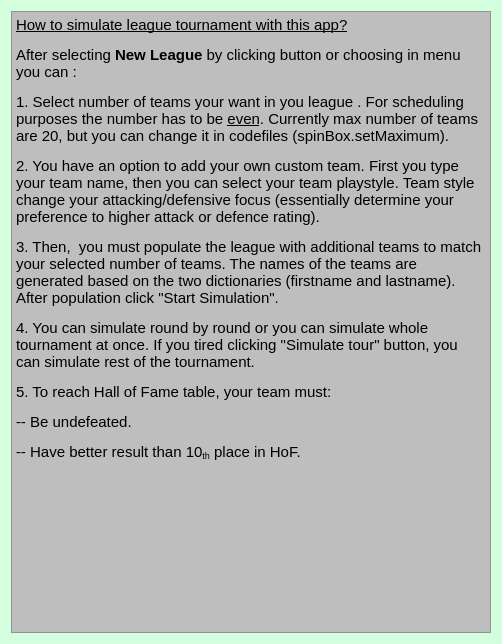
<?xml version="1.0" encoding="UTF-8"?>
<ui version="4.0">
 <class>Dialog</class>
 <widget class="QDialog" name="Dialog">
  <property name="geometry">
   <rect>
    <x>0</x>
    <y>0</y>
    <width>498</width>
    <height>644</height>
   </rect>
  </property>
  <property name="windowTitle">
   <string>Tutorial</string>
  </property>
  <property name="windowIcon">
   <iconset>
    <normaloff>assets/images/ball.ico</normaloff>assets/images/ball.ico</iconset>
  </property>
  <property name="styleSheet">
   <string notr="true">QDialog{
background-color:rgb(211, 255, 222);
}</string>
  </property>
  <layout class="QVBoxLayout" name="verticalLayout">
   <item>
    <widget class="QTextEdit" name="textEdit">
     <property name="minimumSize">
      <size>
       <width>480</width>
       <height>550</height>
      </size>
     </property>
     <property name="maximumSize">
      <size>
       <width>480</width>
       <height>640</height>
      </size>
     </property>
     <property name="styleSheet">
      <string notr="true">QTextEdit{
background-color:rgb(190, 190, 190);
}</string>
     </property>
     <property name="html">
      <string>&lt;!DOCTYPE HTML PUBLIC &quot;-//W3C//DTD HTML 4.0//EN&quot; &quot;http://www.w3.org/TR/REC-html40/strict.dtd&quot;&gt;
&lt;html&gt;&lt;head&gt;&lt;meta name=&quot;qrichtext&quot; content=&quot;1&quot; /&gt;&lt;meta charset=&quot;utf-8&quot; /&gt;&lt;style type=&quot;text/css&quot;&gt;
p, li { white-space: pre-wrap; }
hr { height: 1px; border-width: 0; }
li.unchecked::marker { content: &quot;\2610&quot;; }
li.checked::marker { content: &quot;\2612&quot;; }
&lt;/style&gt;&lt;/head&gt;&lt;body style=&quot; font-family:'Segoe UI'; font-size:9pt; font-weight:400; font-style:normal;&quot;&gt;
&lt;p style=&quot; margin-top:12px; margin-bottom:12px; margin-left:0px; margin-right:0px; -qt-block-indent:0; text-indent:0px;&quot;&gt;&lt;span style=&quot; font-size:11pt; text-decoration: underline;&quot;&gt;How to simulate league tournament with this app?&lt;/span&gt;&lt;/p&gt;
&lt;p style=&quot; margin-top:12px; margin-bottom:12px; margin-left:0px; margin-right:0px; -qt-block-indent:0; text-indent:0px;&quot;&gt;&lt;span style=&quot; font-size:11pt;&quot;&gt;After selecting &lt;/span&gt;&lt;span style=&quot; font-size:11pt; font-weight:700;&quot;&gt;New League &lt;/span&gt;&lt;span style=&quot; font-size:11pt;&quot;&gt;by clicking button or choosing in menu you can :&lt;/span&gt;&lt;/p&gt;
&lt;p style=&quot; margin-top:12px; margin-bottom:12px; margin-left:0px; margin-right:0px; -qt-block-indent:0; text-indent:0px;&quot;&gt;&lt;span style=&quot; font-size:11pt;&quot;&gt;1. Select number of teams your want in you league . For scheduling purposes the number has to be &lt;/span&gt;&lt;span style=&quot; font-size:11pt; text-decoration: underline;&quot;&gt;even&lt;/span&gt;&lt;span style=&quot; font-size:11pt;&quot;&gt;. Currently max number of teams are 20, but you can change it in codefiles (spinBox.setMaximum).&lt;/span&gt;&lt;/p&gt;
&lt;p style=&quot; margin-top:12px; margin-bottom:12px; margin-left:0px; margin-right:0px; -qt-block-indent:0; text-indent:0px;&quot;&gt;&lt;span style=&quot; font-size:11pt;&quot;&gt;2. You have an option to add your own custom team. First you type your team name, then you can select your team playstyle. Team style change your attacking/defensive focus (essentially determine your preference to higher attack or defence rating).&lt;/span&gt;&lt;/p&gt;
&lt;p style=&quot; margin-top:12px; margin-bottom:12px; margin-left:0px; margin-right:0px; -qt-block-indent:0; text-indent:0px;&quot;&gt;&lt;span style=&quot; font-size:11pt;&quot;&gt;3. Then,  you must populate the league with additional teams to match your selected number of teams. The names of the teams are generated based on the two dictionaries (firstname and lastname). After population click &amp;quot;Start Simulation&amp;quot;.&lt;/span&gt;&lt;/p&gt;
&lt;p style=&quot; margin-top:12px; margin-bottom:12px; margin-left:0px; margin-right:0px; -qt-block-indent:0; text-indent:0px;&quot;&gt;&lt;span style=&quot; font-size:11pt;&quot;&gt;4. You can simulate round by round or you can simulate whole tournament at once. If you tired clicking &amp;quot;Simulate tour&amp;quot; button, you can simulate rest of the tournament.&lt;/span&gt;&lt;/p&gt;
&lt;p style=&quot; margin-top:12px; margin-bottom:12px; margin-left:0px; margin-right:0px; -qt-block-indent:0; text-indent:0px;&quot;&gt;&lt;span style=&quot; font-size:11pt;&quot;&gt;5. To reach Hall of Fame table, your team must:&lt;/span&gt;&lt;/p&gt;
&lt;p style=&quot; margin-top:12px; margin-bottom:12px; margin-left:0px; margin-right:0px; -qt-block-indent:0; text-indent:0px;&quot;&gt;&lt;span style=&quot; font-size:11pt;&quot;&gt;-- Be undefeated.&lt;/span&gt;&lt;/p&gt;
&lt;p style=&quot; margin-top:12px; margin-bottom:12px; margin-left:0px; margin-right:0px; -qt-block-indent:0; text-indent:0px;&quot;&gt;&lt;span style=&quot; font-size:11pt;&quot;&gt;-- Have better result than 10&lt;/span&gt;&lt;span style=&quot; font-size:11pt; vertical-align:sub;&quot;&gt;th&lt;/span&gt;&lt;span style=&quot; font-size:11pt;&quot;&gt; place in HoF.&lt;/span&gt;&lt;/p&gt;
&lt;p style=&quot; margin-top:12px; margin-bottom:12px; margin-left:0px; margin-right:0px; -qt-block-indent:0; text-indent:0px;&quot;&gt;&lt;span style=&quot; font-size:12pt;&quot;&gt;&lt;br /&gt;&lt;/span&gt;&lt;/p&gt;
&lt;p style=&quot; margin-top:12px; margin-bottom:12px; margin-left:0px; margin-right:0px; -qt-block-indent:0; text-indent:0px;&quot;&gt;&lt;span style=&quot; font-size:12pt;&quot;&gt;&lt;br /&gt;&lt;/span&gt;&lt;/p&gt;&lt;/body&gt;&lt;/html&gt;</string>
     </property>
    </widget>
   </item>
  </layout>
 </widget>
 <resources/>
 <connections/>
</ui>
